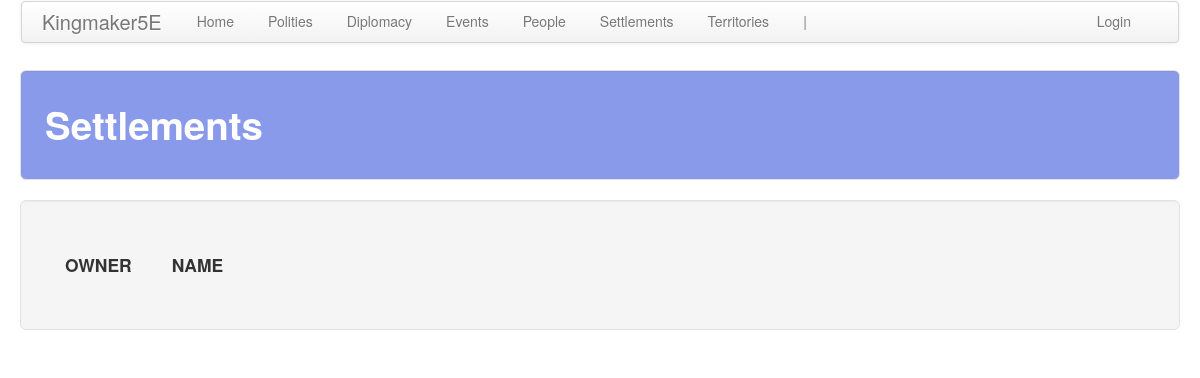
The app's page /settlements/, older data.
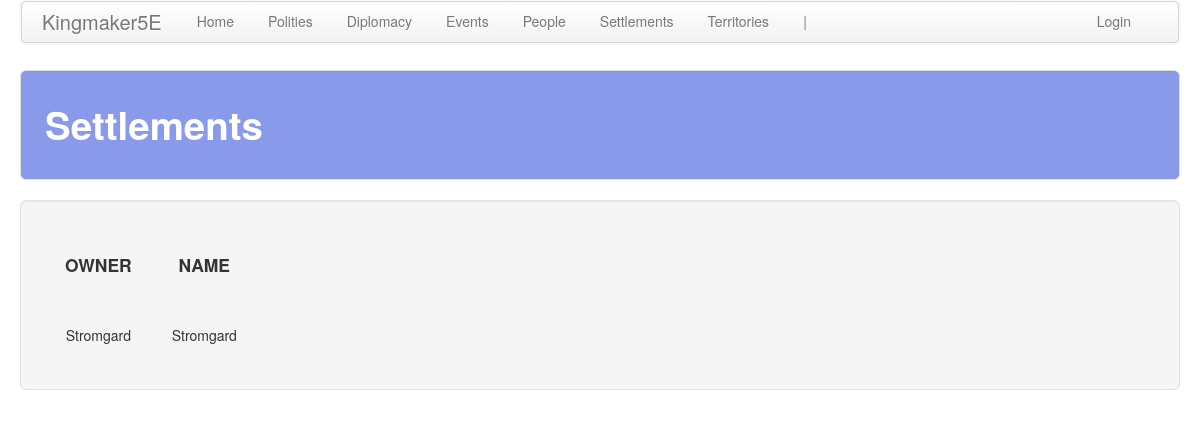
The same page, newer data.
### settlements/models.py (models this page shows, shortened)
class Settlement(models.Model):
    territory = models.ForeignKey(
        'territory.Territory', on_delete=models.CASCADE,
        related_name='settlement', related_query_name='settlement'
    )
    name = models.CharField(max_length=default_max_length)

### territory/models.py (models this page shows, shortened)
class Territory(models.Model):
    polity = models.ForeignKey(
        'polity.Polity', on_delete=models.CASCADE,
        related_name='territory', related_query_name='territory'
    )
    hex = models.CharField(max_length=20, null=True)
    type = models.ForeignKey(
        Type, on_delete=models.CASCADE,
        related_name='territory', related_query_name='territory'
    )
    features = models.ManyToManyField(
        Feature, related_name='territory', related_query_name='territory',
        blank=True,
    )
    improvements = models.ManyToManyField(
        Improvement, related_name='territory', related_query_name='territory',
        blank=True,
    )

### polity/models.py (models this page shows, shortened)
class Polity(models.Model):
    name = models.CharField(max_length=default_max_length)
    government = models.ForeignKey(
        Government, on_delete=models.CASCADE,
        related_name='polity', related_query_name='polity')
    alignment_lc = models.ForeignKey(
        AlignmentLC, on_delete=models.CASCADE,
        related_name='polity', related_query_name='polity')
    alignment_ge = models.ForeignKey(
        AlignmentGE, on_delete=models.CASCADE,
        related_name='polity', related_query_name='polity')
    treasury = models.IntegerField(default=0)
    unrest = models.IntegerField(default=0)
    desc = models.TextField(default="", blank=True)
    tax_edict = models.ForeignKey(
        'core.TaxEdict', on_delete=models.CASCADE,
        related_name='polity', related_query_name='polity')
    promotion_edict = models.ForeignKey(
        'core.PromotionEdict', on_delete=models.CASCADE,
        related_name='polity', related_query_name='polity')
    holiday_edict = models.ForeignKey(
        'core.HolidayEdict', on_delete=models.CASCADE,
        related_name='polity', related_query_name='polity')
    recruitment_edict = models.ForeignKey(
        'core.RecruitmentEdict', on_delete=models.CASCADE,
        related_name='polity', related_query_name='polity')
    ruler_attribute_1 = models.ForeignKey(
        Attribute, on_delete=models.CASCADE, null=True, blank=True,
        related_name='polity_ruler_1', related_query_name='polity_ruler_1')
    ruler_attribute_2 = models.ForeignKey(
        Attribute, on_delete=models.CASCADE, null=True, blank=True,
        related_name='polity_ruler_2', related_query_name='polity_ruler_2')
    ruler_attribute_3 = models.ForeignKey(
        Attribute, on_delete=models.CASCADE, null=True, blank=True,
        related_name='polity_ruler_3', related_query_name='polity_ruler_3')
    spymaster_attribute = models.ForeignKey(
        Attribute, on_delete=models.CASCADE, null=True, blank=True,
        related_name='polity_spymaster', related_query_name='polity_spymaster')

### settlements/views.py (the view)
# urls.py: path('', views.settlements, name='settlements'),
def settlements(request):
    return show_all_items(
        request, app_name, a_obj, a_plural, sort='territory__polity__name', sort_2='name'
    )

### common/views.py (called while the page is built)
def show_all_items(
        request, app_name, obj, obj_plural,
        sort=None, sort_2=None, sort_3=None, sort_4=None, sort_5=None
):
    obj_plural_s = obj_plural
    obj_plural = obj_plural.replace(' ', '_')
    if sort is None:
        items = obj.objects.all()
    elif sort_2 is None:
        items = obj.objects.order_by(sort)
    elif sort_3 is None:
        items = obj.objects.order_by(sort, sort_2)
    elif sort_4 is None:
        items = obj.objects.order_by(sort, sort_2, sort_3)
    elif sort_5 is None:
        items = obj.objects.order_by(sort, sort_2, sort_3, sort_4)
    else:
        items = obj.objects.order_by(sort, sort_2, sort_3, sort_4, sort_5)
    return render(
        request, '%s/%s.html' % (app_name, obj_plural),
        {'title': obj_plural_s.title(), obj_plural: items}
    )

### settlements/templates/settlements/settlements.html (shortened to what this page needs)
<!DOCTYPE html>
{% extends 'settlements/base.html' %}
{% block table_header %}
    <th class="th_ccell"><h4>OWNER</h4></th>
    <th class="th_ccell"><h4>NAME</h4></th>
    <th class="th_ccell"><h4></h4></th>
{% endblock %}
{% block table_body %}
    {% for settlement in settlements %}
        <tr>
            <td class="tb_ccell">{{ settlement.territory.polity.name }}</td>
            <td class="tb_ccell">{{ settlement.name }}</td>
            <td class="tb_ccell">
            </td>
        </tr>
    {% endfor %}
{% endblock %}

### settlements/templates/settlements/base.html
<!DOCTYPE html>
{% extends 'table.html' %}
{% block subnav_items %}
    <li class="disabled"><a href="#">|</a></li>
{% endblock %}

### templates/table.html (shortened to what this page needs)
<!DOCTYPE html>
{% extends 'base.html' %}
{% block content %}
    <div class="well well-large">
        <table>
            <thead>
            <tr>
                {% block table_header %}
                {% endblock %}
            </tr>
            </thead>
            <tbody>
                {% block table_body %}
                {% endblock %}
            </tbody>
        </table>
    </div>
{% endblock %}

### templates/base.html (shortened to what this page needs)
<!DOCTYPE html>
{% load staticfiles %}
<html lang="en">
<head>
    <link rel="stylesheet" href="//maxcdn.bootstrapcdn.com/bootstrap/3.2.0/css/bootstrap.min.css">
    <link href="/static/css/bootstrap.min.css" rel="stylesheet" media="screen">
    <link href="/static/css/bootstrap-responsive.min.css" rel="stylesheet">
    <link rel="stylesheet" href="{% static 'css/custom.css' %}">
</head>
<body>
    <div class="container-fluid">
        <div class="navbar">
            <div class="navbar-inner">
                <a class="brand">Kingmaker5E</a>
                <ul class="nav nav-pills">
                    <li role="presentation"><a href="{% url 'core:home' %}">Home</a></li>
                    <li role="presentation"><a href="{% url 'polity:polities' %}">Polities</a></li>
                    <li role="presentation">
                        <a href="{% url 'diplomacy:diplomatic_relations' %}">
                            Diplomacy
                        </a>
                    </li>
                    <li role="presentation"><a href="{% url 'events:events' %}">Events</a></li>
                    <li role="presentation"><a href="{% url 'people:people' %}">People</a></li>
                    <li role="presentation">
                        <a href="{% url 'settlements:settlements' %}">
                        Settlements
                        </a>
                    </li>
                    <li role="presentation">
                        <a href="{% url 'territory:territories' %}">
                            Territories
                        </a>
                    </li>
                    {% block subnav_items %}{% endblock %}
                </ul>
                <ul class="nav nav-pills navbar-right">
                    <li role="presentation">
                        {% if user.is_authenticated %}
                            <a href="{% url 'logout' %}">Logout</a>
                        {% else %}
                            <a href="{% url 'login' %}">Login</a>
                        {% endif %}
                    </li>
                </ul>
            </div>
        </div>
        <div class="well well-large" style="background-color: #899AEB;">
            <h1 style="color: #ffffff;">{{ title }}</h1>
        </div>
        {% block content %}
        {% endblock %}
    </div>
</body>
</html>

### static/css/custom.css (style rules this page uses)
.th_ccell { text-align: center; padding: 20px 20px 20px 20px; }
.tb_ccell { text-align: center; padding: 20px 20px 20px 20px; }

Row changes from the older to the newer data that the page shows:
added Settlement: territory.polity.name "Stromgard", name "Stromgard"
